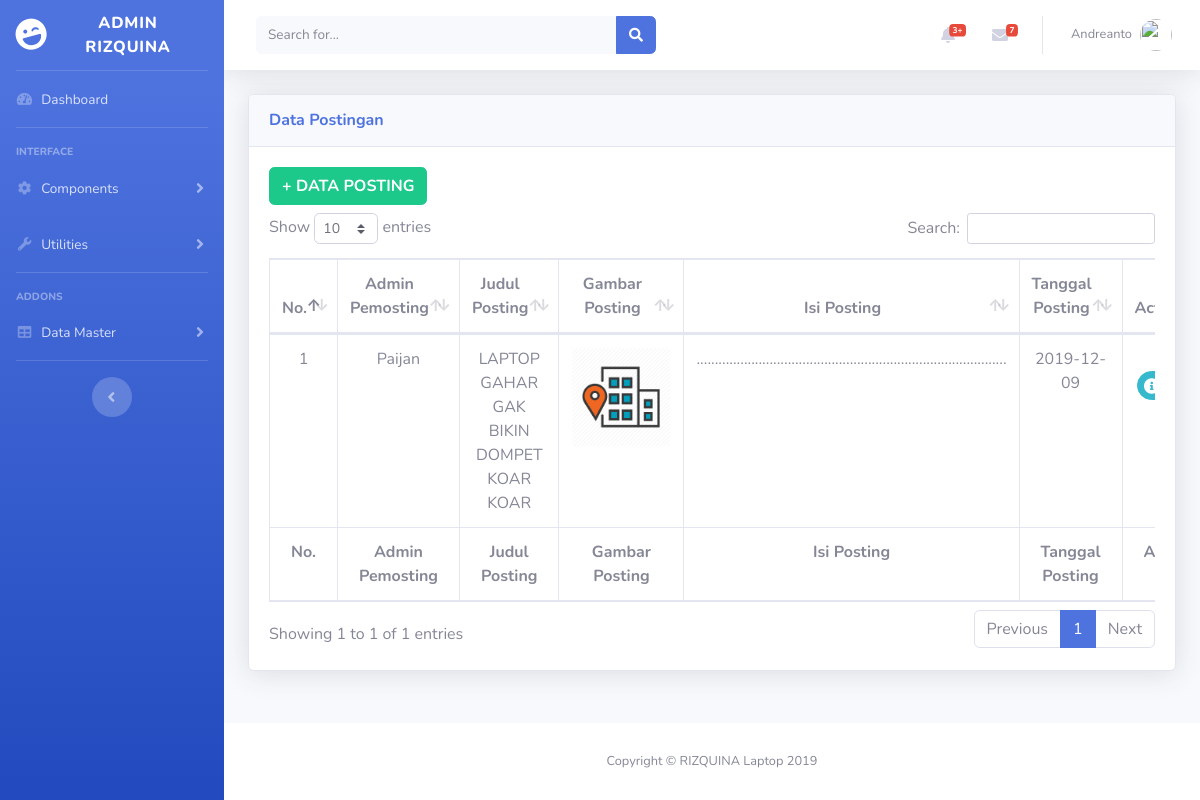
The page /data_posting.php (signed in) on the database its author committed.
### tables this page shows
CREATE TABLE `posting` (
  `ID_POSTING` int(11) NOT NULL,
  `ID_USER` int(11) NOT NULL,
  `JUDUL_POSTING` varchar(50) DEFAULT NULL,
  `FOTO_POSTING` varchar(30) NOT NULL,
  `ISI_POSTING` tinytext DEFAULT NULL,
  `TANGGAL_POSTING` date NOT NULL
);

CREATE TABLE `user` (
  `ID_USER` int(11) NOT NULL,
  `NAMA_USER` varchar(45) DEFAULT NULL,
  `JENIS_KELAMIN` enum('Laki-laki','Perempuan') NOT NULL,
  `ALAMAT_USER` varchar(50) DEFAULT NULL,
  `NO_HP_USER` varchar(13) DEFAULT NULL,
  `EMAIL_USER` varchar(30) DEFAULT NULL,
  `PASSWORD_USER` varchar(60) DEFAULT NULL,
  `FOTO_PROFIL_USER` varchar(30) DEFAULT NULL,
  `TOKEN_USER` varchar(20) DEFAULT NULL,
  `HAK_AKSES_USER` int(11) DEFAULT NULL,
  `TANGGAL_DAFTAR` date DEFAULT NULL,
  `STATUS_AKTIVASI` int(11) NOT NULL
);

### data_posting.php (the view, shortened to what this page needs)
<?php
  require 'connection.php';
?>
<!DOCTYPE html>
<html lang="en">
<head>
  <link href="vendor/fontawesome-free/css/all.min.css" rel="stylesheet" type="text/css">
  <link href="css/sb-admin-2.min.css" rel="stylesheet">
  <link href="vendor/datatables/dataTables.bootstrap4.min.css" rel="stylesheet">
</head>
<body id="page-top">
  <div id="wrapper">
    <ul class="navbar-nav bg-gradient-primary sidebar sidebar-dark accordion" id="accordionSidebar">
      <a class="sidebar-brand d-flex align-items-center justify-content-center" href="index.php">
        <div class="sidebar-brand-icon rotate-n-15">
          <i class="fas fa-laugh-wink"></i>
        </div>
        <div class="sidebar-brand-text mx-3">Admin RIZQUINA</div>
      </a>
      <hr class="sidebar-divider my-0">
      <li class="nav-item">
        <a class="nav-link" href="index.php">
          <i class="fas fa-fw fa-tachometer-alt"></i>
          <span>Dashboard</span></a>
      </li>
      <hr class="sidebar-divider">
      <div class="sidebar-heading">
        Interface
      </div>
      <li class="nav-item">
        <a class="nav-link collapsed" href="#" data-toggle="collapse" data-target="#collapseTwo" aria-expanded="true" aria-controls="collapseTwo">
          <i class="fas fa-fw fa-cog"></i>
          <span>Components</span>
        </a>
      </li>
      <li class="nav-item">
        <a class="nav-link collapsed" href="#" data-toggle="collapse" data-target="#collapseUtilities" aria-expanded="true" aria-controls="collapseUtilities">
          <i class="fas fa-fw fa-wrench"></i>
          <span>Utilities</span>
        </a>
      </li>
      <hr class="sidebar-divider">
      <div class="sidebar-heading">
        Addons
      </div>
      <li class="nav-item">
        <a class="nav-link collapsed" href="#" data-toggle="collapse" data-target="#collapseTable" aria-expanded="true" aria-controls="collapseTable">
          <i class="fas fa-fw fa-table"></i>
          <span>Data Master</span>
        </a>
      </li>
      <hr class="sidebar-divider d-none d-md-block">
      <div class="text-center d-none d-md-inline">
        <button class="rounded-circle border-0" id="sidebarToggle"></button>
      </div>
    </ul>
    <div id="content-wrapper" class="d-flex flex-column">
      <div id="content">
        <nav class="navbar navbar-expand navbar-light bg-white topbar mb-4 static-top shadow">
          <form class="d-none d-sm-inline-block form-inline mr-auto ml-md-3 my-2 my-md-0 mw-100 navbar-search">
            <div class="input-group">
              <input type="text" class="form-control bg-light border-0 small" placeholder="Search for..." aria-label="Search" aria-describedby="basic-addon2">
              <div class="input-group-append">
                <button class="btn btn-primary" type="button">
                  <i class="fas fa-search fa-sm"></i>
                </button>
              </div>
            </div>
          </form>
          <ul class="navbar-nav ml-auto">
            <li class="nav-item dropdown no-arrow mx-1">
              <a class="nav-link dropdown-toggle" href="#" id="alertsDropdown" role="button" data-toggle="dropdown" aria-haspopup="true" aria-expanded="false">
                <i class="fas fa-bell fa-fw"></i>
                <span class="badge badge-danger badge-counter">3+</span>
              </a>
            </li>
            <li class="nav-item dropdown no-arrow mx-1">
              <a class="nav-link dropdown-toggle" href="#" id="messagesDropdown" role="button" data-toggle="dropdown" aria-haspopup="true" aria-expanded="false">
                <i class="fas fa-envelope fa-fw"></i>
                <span class="badge badge-danger badge-counter">7</span>
              </a>
            </li>
          <?php if(!isset($_SESSION["login"])) { ?>
            <li class="nav-item dropdown no-arrow">
              <a class="nav-link dropdown-toggle" href="#" id="userDropdown" role="button" data-toggle="dropdown" aria-haspopup="true" aria-expanded="false">
                <span class="mr-2 d-none d-lg-inline text-gray-600 small">User</span>
                <img class="img-profile rounded-circle" src="https://source.unsplash.com/QAB-WJcbgJk/60x60">
              </a>
              <div class="dropdown-menu dropdown-menu-right shadow animated--grow-in" aria-labelledby="userDropdown">
                <a class="dropdown-item" href="login.php">
                  <i class="fas fa-sign-in-alt fa-sm fa-fw mr-2 text-gray-400"></i>
                  Login
                </a>
              </div>
            </li>
            <?php } else { ?>
              <li class="nav-item dropdown no-arrow">
              <a class="nav-link dropdown-toggle" href="#" id="userDropdown" role="button" data-toggle="dropdown" aria-haspopup="true" aria-expanded="false">
                <span class="mr-2 d-none d-lg-inline text-gray-600 small"><?= $_SESSION["NAMA_USER"]; ?></span>
                <img class="img-profile rounded-circle" src="<?= $_SESSION["FOTO_PROFIL_USER"]; ?>">
              </a>
            </li>
            <?php } ?>
          </ul>
        </nav>
        <div class="container-fluid">
          <div class="card shadow mb-4">
            <div class="card-header py-3">
              <h6 class="m-0 font-weight-bold text-primary">Data Postingan  </h6>
          </div>
            <div class="card-body">
            <a href="tambah_posting.php" class="btn btn-success btn-icon-split">
              <span class="text"><b>+ DATA POSTING</b></span>
            </a>
              <div class="table-responsive">
                <table class="table table-bordered" id="dataTable" width="100%" cellspacing="0">
                  <thead>
                    <tr>
                        <th class="text-center">No.</th>
                        <th class="text-center">Admin Pemosting</th>
                        <th class="text-center">Judul Posting</th>
                        <th class="text-center">Gambar Posting</th>
                        <th class="text-center">Isi Posting</th>
                        <th class="text-center">Tanggal Posting</th>
                        <th class="text-center">Action</th>
                    </tr>
                  </thead>
                  <tfoot>
                    <tr>
                        <th class="text-center">No.</th>
                        <th class="text-center">Admin Pemosting</th>
                        <th class="text-center">Judul Posting</th>
                        <th class="text-center">Gambar Posting</th>
                        <th class="text-center">Isi Posting</th>
                        <th class="text-center">Tanggal Posting</th>
                        <th class="text-center">Action</th>
                    </tr>
                  </tfoot>
                  <tbody>
                    <?php $i = 1;?>
                    <?php
                      $sql = mysqli_query($conn, "SELECT * FROM user INNER JOIN posting ON user.ID_USER=posting.ID_USER");
                      while($row = mysqli_fetch_assoc($sql)) {
                    ?>
                    <tr>
                        <td class="text-center"><?= $i; ?></td>
                        <td class="text-center"><?= $row["NAMA_USER"]; ?></td>
                        <td class="text-center"><?= $row["JUDUL_POSTING"]; ?></td>
                        <td class="text-center"><img src="img/<?= $row["FOTO_POSTING"]; ?>" alt="foto posting" width="100"></td>
                        <td class="text-center"><?= $row["ISI_POSTING"]; ?></td>
                        <td class="text-center"><?= $row["TANGGAL_POSTING"]; ?></td>
                        <td class="text-center">
                        <span>
                          <div class="btn-group mt-4 mb-2">
                            <a href="ubah_dtaPOS.php?id=<?= $row['ID_POSTING']; ?>" class="btn btn-info btn-circle btn-sm">
                              <button type="button" class="btn btn-circle">
                                <i class="fas fa-info-circle" style="color: white"></i>
                              </button>
                            </a>
                          </div>
                        </span>
                        </td>
                    </tr>
                    <?php $i++; ?>
                    <?php } ?>
                  </tbody>
                </table>
              </div>
            </div>
          </div>
        </div>
      </div>
      <footer class="sticky-footer bg-white">
        <div class="container my-auto">
          <div class="copyright text-center my-auto">
            <span>Copyright &copy; RIZQUINA Laptop 2019</span>
          </div>
        </div>
      </footer>
    </div>
  </div>
</body>
</html>

### rows shown on the page
posting: ID_USER.NAMA_USER "Paijan", JUDUL_POSTING "LAPTOP GAHAR GAK BIKIN DOMPET KOAR KOAR", FOTO_POSTING (picture), ISI_POSTING ".....................................................................................", TANGGAL_POSTING "2019-12-09"

### other values the page prints
$_SESSION["NAMA_USER"] "Andreanto"
